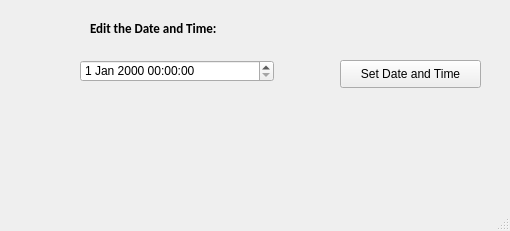
<?xml version="1.0" encoding="UTF-8"?>
<ui version="4.0">
 <class>MainWindow</class>
 <widget class="QMainWindow" name="MainWindow">
  <property name="geometry">
   <rect>
    <x>0</x>
    <y>0</y>
    <width>510</width>
    <height>231</height>
   </rect>
  </property>
  <property name="windowTitle">
   <string>DateTime_eg1</string>
  </property>
  <widget class="QWidget" name="centralwidget">
   <widget class="QDateTimeEdit" name="dateTimeEdit">
    <property name="geometry">
     <rect>
      <x>80</x>
      <y>60</y>
      <width>194</width>
      <height>22</height>
     </rect>
    </property>
   </widget>
   <widget class="QLabel" name="mylbl2">
    <property name="geometry">
     <rect>
      <x>20</x>
      <y>110</y>
      <width>461</width>
      <height>81</height>
     </rect>
    </property>
    <property name="font">
     <font>
      <family>Calibri</family>
      <pointsize>10</pointsize>
      <weight>75</weight>
      <bold>true</bold>
     </font>
    </property>
    <property name="text">
     <string> </string>
    </property>
    <property name="wordWrap">
     <bool>true</bool>
    </property>
   </widget>
   <widget class="QPushButton" name="mybtn">
    <property name="geometry">
     <rect>
      <x>340</x>
      <y>60</y>
      <width>141</width>
      <height>28</height>
     </rect>
    </property>
    <property name="text">
     <string>Set Date and Time</string>
    </property>
   </widget>
   <widget class="QLabel" name="mylbl2_2">
    <property name="geometry">
     <rect>
      <x>90</x>
      <y>20</y>
      <width>181</width>
      <height>16</height>
     </rect>
    </property>
    <property name="font">
     <font>
      <family>Calibri</family>
      <pointsize>10</pointsize>
      <weight>75</weight>
      <bold>true</bold>
     </font>
    </property>
    <property name="text">
     <string>Edit the Date and Time:</string>
    </property>
   </widget>
  </widget>
  <widget class="QStatusBar" name="statusbar"/>
 </widget>
 <resources/>
 <connections/>
</ui>
